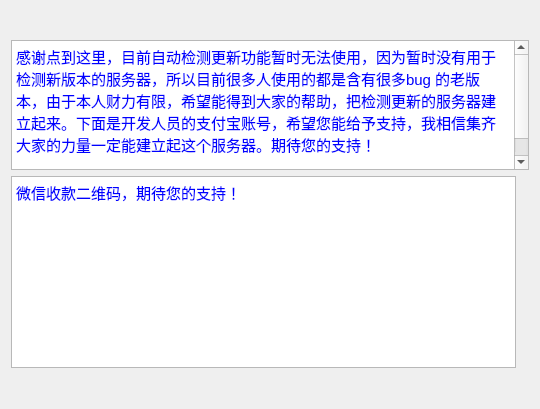
<?xml version="1.0" encoding="UTF-8"?>
<ui version="4.0">
 <class>Donate</class>
 <widget class="QWidget" name="Donate">
  <property name="geometry">
   <rect>
    <x>0</x>
    <y>0</y>
    <width>540</width>
    <height>409</height>
   </rect>
  </property>
  <property name="maximumSize">
   <size>
    <width>600</width>
    <height>409</height>
   </size>
  </property>
  <property name="windowTitle">
   <string>捐赠支持</string>
  </property>
  <layout class="QVBoxLayout" name="verticalLayout">
   <item>
    <layout class="QVBoxLayout" name="verticalLayout_2">
     <item>
      <widget class="QTextBrowser" name="textBrowser">
       <property name="sizePolicy">
        <sizepolicy hsizetype="Expanding" vsizetype="Fixed">
         <horstretch>0</horstretch>
         <verstretch>0</verstretch>
        </sizepolicy>
       </property>
       <property name="maximumSize">
        <size>
         <width>16777215</width>
         <height>130</height>
        </size>
       </property>
       <property name="html">
        <string>&lt;!DOCTYPE HTML PUBLIC &quot;-//W3C//DTD HTML 4.0//EN&quot; &quot;http://www.w3.org/TR/REC-html40/strict.dtd&quot;&gt;
&lt;html&gt;&lt;head&gt;&lt;meta name=&quot;qrichtext&quot; content=&quot;1&quot; /&gt;&lt;style type=&quot;text/css&quot;&gt;
p, li { white-space: pre-wrap; }
&lt;/style&gt;&lt;/head&gt;&lt;body style=&quot; font-family:'SimSun'; font-size:9pt; font-weight:400; font-style:normal;&quot;&gt;
&lt;p style=&quot; margin-top:0px; margin-bottom:0px; margin-left:0px; margin-right:0px; -qt-block-indent:0; text-indent:0px;&quot;&gt;&lt;span style=&quot; font-size:11pt; color:#0000ff;&quot;&gt;感谢点到这里，目前自动检测更新功能暂时无法使用，因为暂时没有用于检测新版本的服务器，所以目前很多人使用的都是含有很多bug 的老版本，由于本人财力有限，希望能得到大家的帮助，把检测更新的服务器建立起来。下面是开发人员的支付宝账号，希望您能给予支持，我相信集齐大家的力量一定能建立起这个服务器。期待您的支持！&lt;/span&gt;&lt;/p&gt;
&lt;p style=&quot; margin-top:12px; margin-bottom:12px; margin-left:0px; margin-right:0px; -qt-block-indent:0; text-indent:0px;&quot;&gt;&lt;span style=&quot; font-size:11pt; color:#0000ff;&quot;&gt;支付宝账号：21314601@qq.com 验证姓名：李晓宇&lt;/span&gt;&lt;/p&gt;&lt;/body&gt;&lt;/html&gt;</string>
       </property>
       <property name="placeholderText">
        <string/>
       </property>
      </widget>
     </item>
     <item>
      <layout class="QHBoxLayout" name="horizontalLayout">
       <item>
        <widget class="QTextBrowser" name="textBrowser_2">
         <property name="sizePolicy">
          <sizepolicy hsizetype="Expanding" vsizetype="Minimum">
           <horstretch>0</horstretch>
           <verstretch>0</verstretch>
          </sizepolicy>
         </property>
         <property name="html">
          <string>&lt;!DOCTYPE HTML PUBLIC &quot;-//W3C//DTD HTML 4.0//EN&quot; &quot;http://www.w3.org/TR/REC-html40/strict.dtd&quot;&gt;
&lt;html&gt;&lt;head&gt;&lt;meta name=&quot;qrichtext&quot; content=&quot;1&quot; /&gt;&lt;style type=&quot;text/css&quot;&gt;
p, li { white-space: pre-wrap; }
&lt;/style&gt;&lt;/head&gt;&lt;body style=&quot; font-family:'SimSun'; font-size:9pt; font-weight:400; font-style:normal;&quot;&gt;
&lt;p style=&quot; margin-top:0px; margin-bottom:0px; margin-left:0px; margin-right:0px; -qt-block-indent:0; text-indent:0px;&quot;&gt;&lt;span style=&quot; font-size:11pt; color:#0000ff;&quot;&gt;微信收款二维码，期待您的支持！&lt;/span&gt;&lt;/p&gt;
&lt;p style=&quot;-qt-paragraph-type:empty; margin-top:0px; margin-bottom:0px; margin-left:0px; margin-right:0px; -qt-block-indent:0; text-indent:0px;&quot;&gt;&lt;br /&gt;&lt;/p&gt;&lt;/body&gt;&lt;/html&gt;</string>
         </property>
        </widget>
       </item>
       <item>
        <widget class="QLabel" name="label">
         <property name="sizePolicy">
          <sizepolicy hsizetype="Preferred" vsizetype="Fixed">
           <horstretch>0</horstretch>
           <verstretch>0</verstretch>
          </sizepolicy>
         </property>
         <property name="maximumSize">
          <size>
           <width>16777215</width>
           <height>16777215</height>
          </size>
         </property>
         <property name="text">
          <string/>
         </property>
         <property name="pixmap">
          <pixmap resource="../Resource/Donate/Donate.qrc">:/Donate/alipay.png</pixmap>
         </property>
         <property name="scaledContents">
          <bool>false</bool>
         </property>
         <property name="alignment">
          <set>Qt::AlignLeading|Qt::AlignLeft|Qt::AlignVCenter</set>
         </property>
        </widget>
       </item>
      </layout>
     </item>
    </layout>
   </item>
  </layout>
 </widget>
 <resources>
  <include location="../Resource/Donate/Donate.qrc"/>
 </resources>
 <connections/>
</ui>
